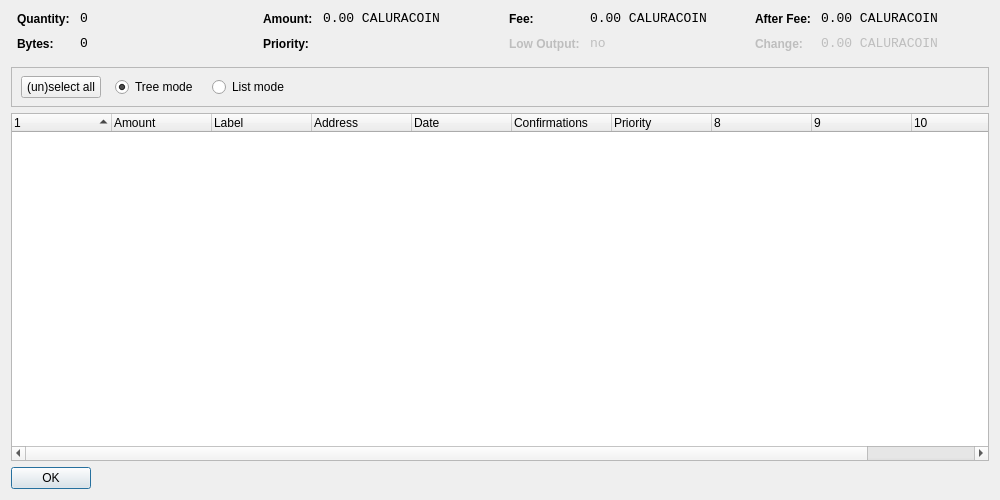
<?xml version="1.0" encoding="UTF-8"?>
<ui version="4.0">
 <class>CoinControlDialog</class>
 <widget class="QDialog" name="CoinControlDialog">
  <property name="geometry">
   <rect>
    <x>0</x>
    <y>0</y>
    <width>1000</width>
    <height>500</height>
   </rect>
  </property>
  <property name="windowTitle">
   <string>Coin Control</string>
  </property>
  <layout class="QVBoxLayout" name="verticalLayout">
   <item>
    <layout class="QHBoxLayout" name="horizontalLayoutTop" stretch="0,0,0,0">
     <property name="topMargin">
      <number>0</number>
     </property>
     <property name="bottomMargin">
      <number>10</number>
     </property>
     <item>
      <layout class="QFormLayout" name="formLayoutCoinControl1">
       <property name="horizontalSpacing">
        <number>10</number>
       </property>
       <property name="verticalSpacing">
        <number>10</number>
       </property>
       <property name="leftMargin">
        <number>6</number>
       </property>
       <property name="rightMargin">
        <number>6</number>
       </property>
       <item row="0" column="0">
        <widget class="QLabel" name="labelCoinControlQuantityText">
         <property name="styleSheet">
          <string notr="true">font-weight:bold;</string>
         </property>
         <property name="text">
          <string>Quantity:</string>
         </property>
        </widget>
       </item>
       <item row="0" column="1">
        <widget class="QLabel" name="labelCoinControlQuantity">
         <property name="font">
          <font>
           <family>Monospace</family>
           <pointsize>10</pointsize>
          </font>
         </property>
         <property name="cursor">
          <cursorShape>IBeamCursor</cursorShape>
         </property>
         <property name="contextMenuPolicy">
          <enum>Qt::ActionsContextMenu</enum>
         </property>
         <property name="text">
          <string notr="true">0</string>
         </property>
         <property name="textInteractionFlags">
          <set>Qt::LinksAccessibleByMouse|Qt::TextSelectableByKeyboard|Qt::TextSelectableByMouse</set>
         </property>
        </widget>
       </item>
       <item row="1" column="0">
        <widget class="QLabel" name="labelCoinControlBytesText">
         <property name="styleSheet">
          <string notr="true">font-weight:bold;</string>
         </property>
         <property name="text">
          <string>Bytes:</string>
         </property>
        </widget>
       </item>
       <item row="1" column="1">
        <widget class="QLabel" name="labelCoinControlBytes">
         <property name="font">
          <font>
           <family>Monospace</family>
           <pointsize>10</pointsize>
          </font>
         </property>
         <property name="cursor">
          <cursorShape>IBeamCursor</cursorShape>
         </property>
         <property name="contextMenuPolicy">
          <enum>Qt::ActionsContextMenu</enum>
         </property>
         <property name="text">
          <string notr="true">0</string>
         </property>
         <property name="textInteractionFlags">
          <set>Qt::LinksAccessibleByMouse|Qt::TextSelectableByKeyboard|Qt::TextSelectableByMouse</set>
         </property>
        </widget>
       </item>
      </layout>
     </item>
     <item>
      <layout class="QFormLayout" name="formLayoutCoinControl2">
       <property name="horizontalSpacing">
        <number>10</number>
       </property>
       <property name="verticalSpacing">
        <number>10</number>
       </property>
       <property name="leftMargin">
        <number>6</number>
       </property>
       <property name="rightMargin">
        <number>6</number>
       </property>
       <item row="0" column="0">
        <widget class="QLabel" name="labelCoinControlAmountText">
         <property name="styleSheet">
          <string notr="true">font-weight:bold;</string>
         </property>
         <property name="text">
          <string>Amount:</string>
         </property>
        </widget>
       </item>
       <item row="0" column="1">
        <widget class="QLabel" name="labelCoinControlAmount">
         <property name="font">
          <font>
           <family>Monospace</family>
           <pointsize>10</pointsize>
          </font>
         </property>
         <property name="cursor">
          <cursorShape>IBeamCursor</cursorShape>
         </property>
         <property name="contextMenuPolicy">
          <enum>Qt::ActionsContextMenu</enum>
         </property>
         <property name="text">
          <string notr="true">0.00 CALURACOIN</string>
         </property>
         <property name="textInteractionFlags">
          <set>Qt::LinksAccessibleByMouse|Qt::TextSelectableByKeyboard|Qt::TextSelectableByMouse</set>
         </property>
        </widget>
       </item>
       <item row="1" column="0">
        <widget class="QLabel" name="labelCoinControlPriorityText">
         <property name="styleSheet">
          <string notr="true">font-weight:bold;</string>
         </property>
         <property name="text">
          <string>Priority:</string>
         </property>
        </widget>
       </item>
       <item row="1" column="1">
        <widget class="QLabel" name="labelCoinControlPriority">
         <property name="font">
          <font>
           <family>Monospace</family>
           <pointsize>10</pointsize>
          </font>
         </property>
         <property name="cursor">
          <cursorShape>IBeamCursor</cursorShape>
         </property>
         <property name="contextMenuPolicy">
          <enum>Qt::ActionsContextMenu</enum>
         </property>
         <property name="text">
          <string/>
         </property>
         <property name="textInteractionFlags">
          <set>Qt::LinksAccessibleByMouse|Qt::TextSelectableByKeyboard|Qt::TextSelectableByMouse</set>
         </property>
        </widget>
       </item>
      </layout>
     </item>
     <item>
      <layout class="QFormLayout" name="formLayoutCoinControl3">
       <property name="horizontalSpacing">
        <number>10</number>
       </property>
       <property name="verticalSpacing">
        <number>10</number>
       </property>
       <property name="leftMargin">
        <number>6</number>
       </property>
       <property name="rightMargin">
        <number>6</number>
       </property>
       <item row="0" column="0">
        <widget class="QLabel" name="labelCoinControlFeeText">
         <property name="styleSheet">
          <string notr="true">font-weight:bold;</string>
         </property>
         <property name="text">
          <string>Fee:</string>
         </property>
        </widget>
       </item>
       <item row="0" column="1">
        <widget class="QLabel" name="labelCoinControlFee">
         <property name="font">
          <font>
           <family>Monospace</family>
           <pointsize>10</pointsize>
          </font>
         </property>
         <property name="cursor">
          <cursorShape>IBeamCursor</cursorShape>
         </property>
         <property name="contextMenuPolicy">
          <enum>Qt::ActionsContextMenu</enum>
         </property>
         <property name="text">
          <string notr="true">0.00 CALURACOIN</string>
         </property>
         <property name="textInteractionFlags">
          <set>Qt::LinksAccessibleByMouse|Qt::TextSelectableByKeyboard|Qt::TextSelectableByMouse</set>
         </property>
        </widget>
       </item>
       <item row="1" column="0">
        <widget class="QLabel" name="labelCoinControlLowOutputText">
         <property name="enabled">
          <bool>false</bool>
         </property>
         <property name="styleSheet">
          <string notr="true">font-weight:bold;</string>
         </property>
         <property name="text">
          <string>Low Output:</string>
         </property>
        </widget>
       </item>
       <item row="1" column="1">
        <widget class="QLabel" name="labelCoinControlLowOutput">
         <property name="enabled">
          <bool>false</bool>
         </property>
         <property name="font">
          <font>
           <family>Monospace</family>
           <pointsize>10</pointsize>
          </font>
         </property>
         <property name="cursor">
          <cursorShape>IBeamCursor</cursorShape>
         </property>
         <property name="contextMenuPolicy">
          <enum>Qt::ActionsContextMenu</enum>
         </property>
         <property name="text">
          <string notr="true">no</string>
         </property>
         <property name="textInteractionFlags">
          <set>Qt::LinksAccessibleByMouse|Qt::TextSelectableByKeyboard|Qt::TextSelectableByMouse</set>
         </property>
        </widget>
       </item>
      </layout>
     </item>
     <item>
      <layout class="QFormLayout" name="formLayoutCoinControl4">
       <property name="horizontalSpacing">
        <number>10</number>
       </property>
       <property name="verticalSpacing">
        <number>10</number>
       </property>
       <property name="leftMargin">
        <number>6</number>
       </property>
       <property name="rightMargin">
        <number>6</number>
       </property>
       <item row="0" column="0">
        <widget class="QLabel" name="labelCoinControlAfterFeeText">
         <property name="styleSheet">
          <string notr="true">font-weight:bold;</string>
         </property>
         <property name="text">
          <string>After Fee:</string>
         </property>
        </widget>
       </item>
       <item row="0" column="1">
        <widget class="QLabel" name="labelCoinControlAfterFee">
         <property name="font">
          <font>
           <family>Monospace</family>
           <pointsize>10</pointsize>
          </font>
         </property>
         <property name="cursor">
          <cursorShape>IBeamCursor</cursorShape>
         </property>
         <property name="contextMenuPolicy">
          <enum>Qt::ActionsContextMenu</enum>
         </property>
         <property name="text">
          <string notr="true">0.00 CALURACOIN</string>
         </property>
         <property name="textInteractionFlags">
          <set>Qt::LinksAccessibleByMouse|Qt::TextSelectableByKeyboard|Qt::TextSelectableByMouse</set>
         </property>
        </widget>
       </item>
       <item row="1" column="0">
        <widget class="QLabel" name="labelCoinControlChangeText">
         <property name="enabled">
          <bool>false</bool>
         </property>
         <property name="styleSheet">
          <string notr="true">font-weight:bold;</string>
         </property>
         <property name="text">
          <string>Change:</string>
         </property>
        </widget>
       </item>
       <item row="1" column="1">
        <widget class="QLabel" name="labelCoinControlChange">
         <property name="enabled">
          <bool>false</bool>
         </property>
         <property name="font">
          <font>
           <family>Monospace</family>
           <pointsize>10</pointsize>
          </font>
         </property>
         <property name="cursor">
          <cursorShape>IBeamCursor</cursorShape>
         </property>
         <property name="contextMenuPolicy">
          <enum>Qt::ActionsContextMenu</enum>
         </property>
         <property name="text">
          <string notr="true">0.00 CALURACOIN</string>
         </property>
         <property name="textInteractionFlags">
          <set>Qt::LinksAccessibleByMouse|Qt::TextSelectableByKeyboard|Qt::TextSelectableByMouse</set>
         </property>
        </widget>
       </item>
      </layout>
     </item>
    </layout>
   </item>
   <item>
    <widget class="QFrame" name="frame">
     <property name="minimumSize">
      <size>
       <width>0</width>
       <height>40</height>
      </size>
     </property>
     <property name="frameShape">
      <enum>QFrame::StyledPanel</enum>
     </property>
     <property name="frameShadow">
      <enum>QFrame::Sunken</enum>
     </property>
     <widget class="QWidget" name="horizontalLayoutWidget">
      <property name="geometry">
       <rect>
        <x>10</x>
        <y>0</y>
        <width>781</width>
        <height>41</height>
       </rect>
      </property>
      <layout class="QHBoxLayout" name="horizontalLayoutPanel" stretch="0,0,0,0,0">
       <property name="spacing">
        <number>14</number>
       </property>
       <item>
        <widget class="QPushButton" name="pushButtonSelectAll">
         <property name="sizePolicy">
          <sizepolicy hsizetype="Maximum" vsizetype="Fixed">
           <horstretch>0</horstretch>
           <verstretch>0</verstretch>
          </sizepolicy>
         </property>
         <property name="text">
          <string>(un)select all</string>
         </property>
        </widget>
       </item>
       <item>
        <widget class="QRadioButton" name="radioTreeMode">
         <property name="sizePolicy">
          <sizepolicy hsizetype="Maximum" vsizetype="Fixed">
           <horstretch>0</horstretch>
           <verstretch>0</verstretch>
          </sizepolicy>
         </property>
         <property name="text">
          <string>Tree mode</string>
         </property>
         <property name="checked">
          <bool>true</bool>
         </property>
        </widget>
       </item>
       <item>
        <widget class="QRadioButton" name="radioListMode">
         <property name="sizePolicy">
          <sizepolicy hsizetype="Maximum" vsizetype="Fixed">
           <horstretch>0</horstretch>
           <verstretch>0</verstretch>
          </sizepolicy>
         </property>
         <property name="text">
          <string>List mode</string>
         </property>
        </widget>
       </item>
       <item>
        <spacer name="horizontalSpacer">
         <property name="orientation">
          <enum>Qt::Horizontal</enum>
         </property>
         <property name="sizeHint" stdset="0">
          <size>
           <width>40</width>
           <height>20</height>
          </size>
         </property>
        </spacer>
       </item>
      </layout>
     </widget>
    </widget>
   </item>
   <item>
    <widget class="CoinControlTreeWidget" name="treeWidget">
     <property name="contextMenuPolicy">
      <enum>Qt::CustomContextMenu</enum>
     </property>
     <property name="sortingEnabled">
      <bool>false</bool>
     </property>
     <property name="columnCount">
      <number>11</number>
     </property>
     <attribute name="headerShowSortIndicator" stdset="0">
      <bool>true</bool>
     </attribute>
     <attribute name="headerStretchLastSection">
      <bool>false</bool>
     </attribute>
     <column>
      <property name="text">
       <string/>
      </property>
     </column>
     <column>
      <property name="text">
       <string>Amount</string>
      </property>
     </column>
     <column>
      <property name="text">
       <string>Label</string>
      </property>
     </column>
     <column>
      <property name="text">
       <string>Address</string>
      </property>
     </column>
     <column>
      <property name="text">
       <string>Date</string>
      </property>
     </column>
     <column>
      <property name="text">
       <string>Confirmations</string>
      </property>
      <property name="toolTip">
       <string>Confirmed</string>
      </property>
     </column>
     <column>
      <property name="text">
       <string>Priority</string>
      </property>
     </column>
     <column>
      <property name="text">
       <string/>
      </property>
     </column>
     <column>
      <property name="text">
       <string/>
      </property>
     </column>
     <column>
      <property name="text">
       <string/>
      </property>
     </column>
     <column>
      <property name="text">
       <string/>
      </property>
     </column>
    </widget>
   </item>
   <item>
    <widget class="QDialogButtonBox" name="buttonBox">
     <property name="sizePolicy">
      <sizepolicy hsizetype="Maximum" vsizetype="Fixed">
       <horstretch>0</horstretch>
       <verstretch>0</verstretch>
      </sizepolicy>
     </property>
     <property name="orientation">
      <enum>Qt::Horizontal</enum>
     </property>
     <property name="standardButtons">
      <set>QDialogButtonBox::Ok</set>
     </property>
    </widget>
   </item>
  </layout>
 </widget>
 <customwidgets>
  <customwidget>
   <class>CoinControlTreeWidget</class>
   <extends>QTreeWidget</extends>
   <header>coincontroltreewidget.h</header>
  </customwidget>
 </customwidgets>
 <resources/>
 <connections/>
</ui>
